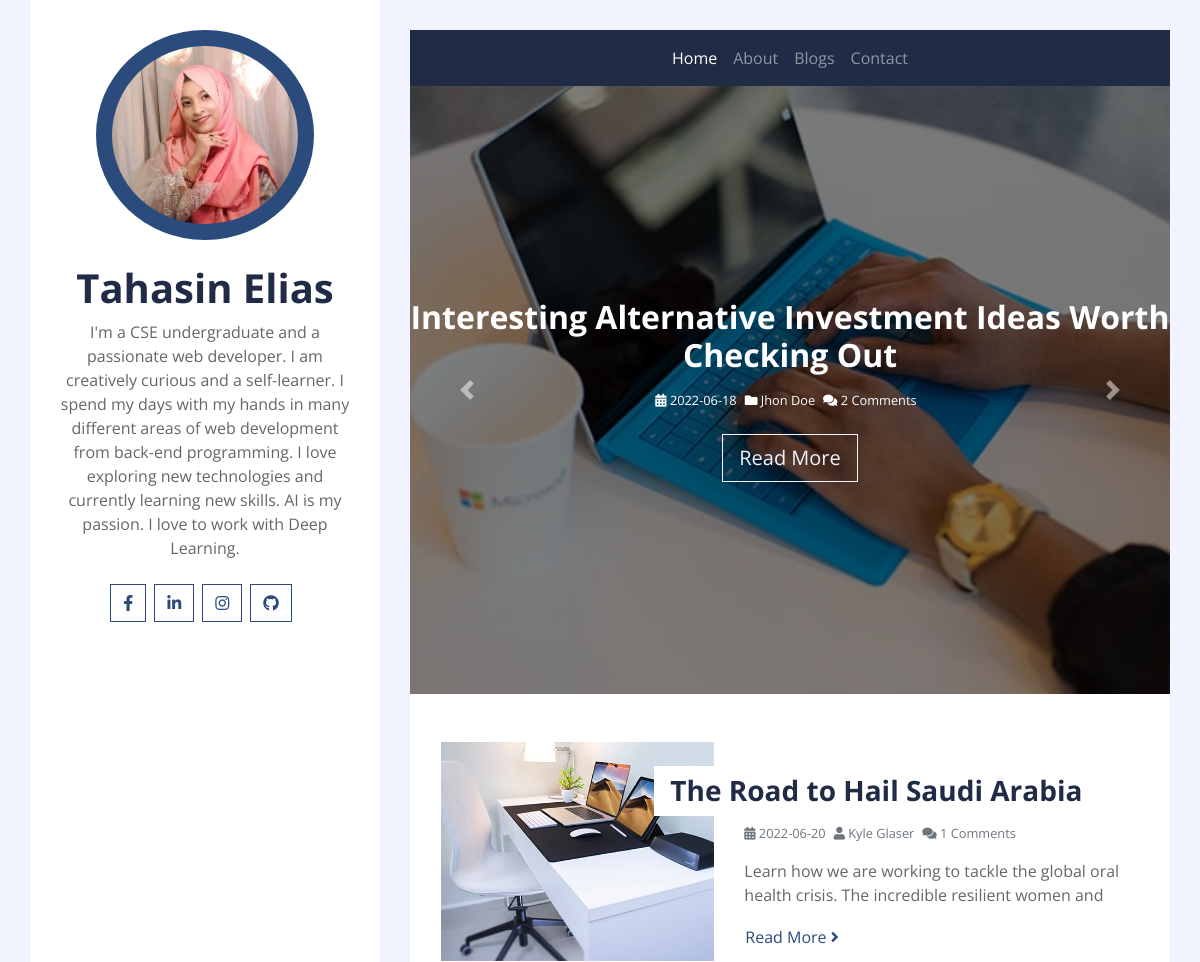
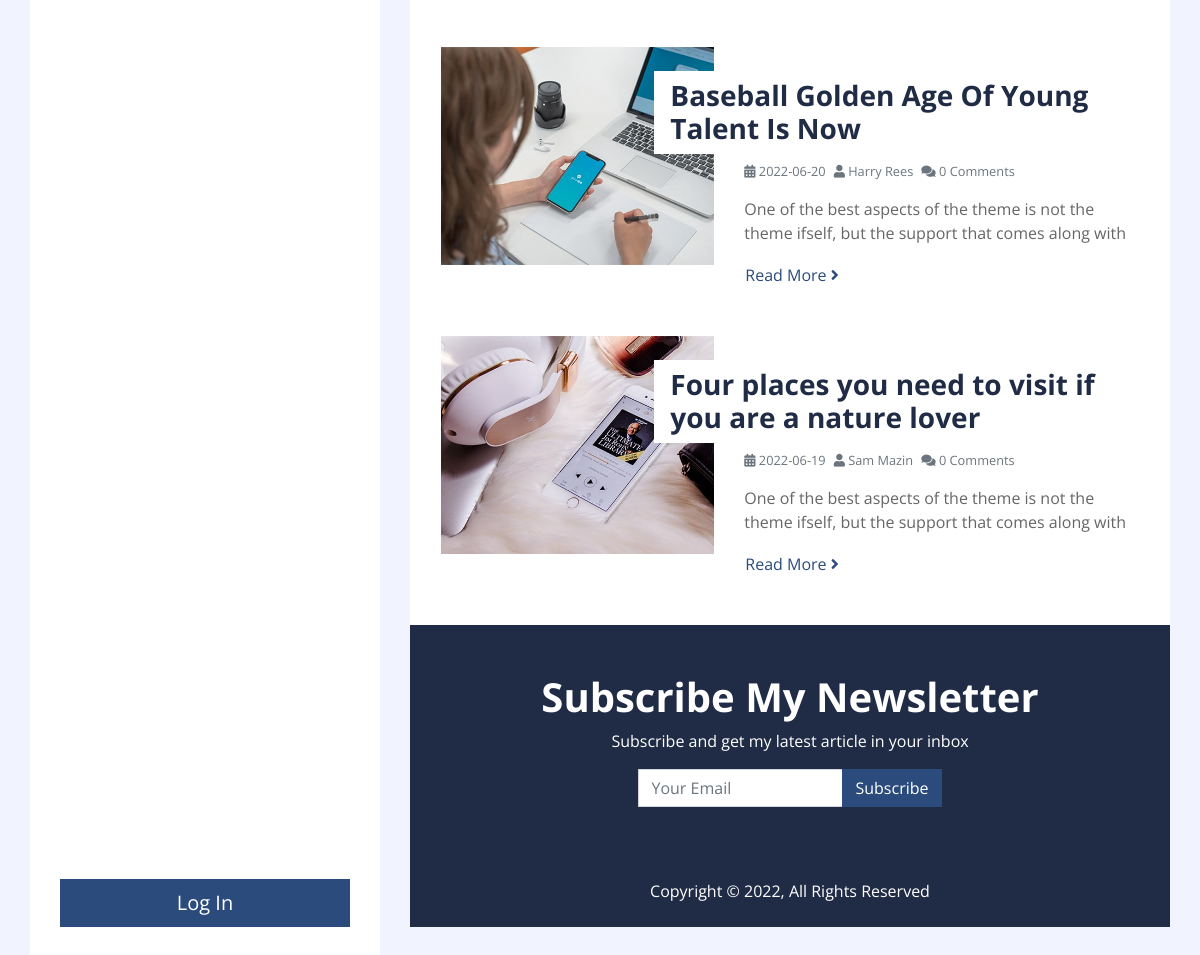
The page / on the database its author committed (2 pictures, top to bottom).
### tables this page shows
CREATE TABLE `blog` (
  `blog_id` int(100) NOT NULL,
  `title` text NOT NULL,
  `author` varchar(100) NOT NULL,
  `content` text NOT NULL,
  `keywords` text NOT NULL,
  `image` text NOT NULL,
  `comments` int(100) NOT NULL,
  `date` date NOT NULL,
  `status` varchar(100) NOT NULL
);

### index.php (the view, shortened to what this page needs)
<?php include "includes/db.php"?>
<!DOCTYPE html>
<html lang="en">
    <head>
        <link href="https://cdnjs.cloudflare.com/ajax/libs/font-awesome/5.10.0/css/all.min.css" rel="stylesheet">
        <link href="css/style.css" rel="stylesheet">
    </head>
    <body>
        <div class="wrapper">
            <div class="sidebar">
                <div class="sidebar-text d-flex flex-column h-100 justify-content-center text-center">
                    <img class="mx-auto d-block w-75 bg-primary img-fluid rounded-circle mb-4 p-3" src="img/dp.png" alt="Image">
                    <h1 class="font-weight-bold">Tahasin Elias</h1>
                    <p class="mb-4">
                        I'm a CSE undergraduate and a passionate web developer. I am creatively curious and a self-learner. I spend my days with my hands in many different areas of web development from back-end programming. I love exploring new technologies and currently learning new skills. AI is my passion. I love to work with Deep Learning.
                    </p>
                    <div class="d-flex justify-content-center mb-5">
                        <a class="btn btn-outline-primary mr-2" target="_blank"  href="https://www.facebook.com/tah.asin.357"><i class="fab fa-facebook-f"></i></a>
                        <a class="btn btn-outline-primary mr-2" target="_blank" href="https://linkedin.com/in/tahasin-mim-63a66b234"><i class="fab fa-linkedin-in"></i></a>
                        <a class="btn btn-outline-primary mr-2" target="_blank"  href="https://www.instagram.com/mimtahasin"><i class="fab fa-instagram"></i></a>
                        <a class="btn btn-outline-primary mr-2" target="_blank"  href="https://github.com/TahasinMim"><i class="fab fa-github"></i></a>
                    </div>
                    <a href="action.php" class="btn btn-lg btn-block btn-primary mt-auto">Log In</a>
                </div>
            </div>
            <div class="content">
                <div class="container p-0">
                <nav class="navbar navbar-expand-lg bg-secondary navbar-dark">
                    <div class="collapse navbar-collapse justify-content-between" id="navbarCollapse">
                        <div class="navbar-nav m-auto">
                            <a href="index.php" class="nav-item nav-link active">Home</a>
                            <a href="about.php" class="nav-item nav-link">About</a>
                            <a href="blog.php" class="nav-item nav-link">Blogs</a>
                            <a href="contact.php" class="nav-item nav-link">Contact</a>
                        </div>
                    </div>
                </nav>
            </div>
                <div class="container p-0">
                    <div id="blog-carousel" class="carousel slide" data-ride="carousel">
                        <div class="carousel-inner">
                            <div class="carousel-item active">
                                <img class="w-100" src="img/blog-1.jpg" alt="Image">
                                <div class="carousel-caption d-flex flex-column align-items-center justify-content-center">
                                    <h2 class="mb-3 text-white font-weight-bold">Interesting Alternative Investment Ideas Worth Checking Out</h2>
                                    <div class="d-flex text-white">
                                        <small class="mr-2"><i class="fa fa-calendar-alt"></i> 2022-06-18</small>
                                        <small class="mr-2"><i class="fa fa-folder"></i> Jhon Doe</small>
                                        <small class="mr-2"><i class="fa fa-comments"></i> 2 Comments</small>
                                    </div>
                                    <a href="single.php?b_id=1" class="btn btn-lg btn-outline-light mt-4">Read More</a>
                                </div>
                            </div>
                        </div>
                        <a class="carousel-control-prev" href="#blog-carousel" data-slide="prev">
                            <span class="carousel-control-prev-icon"></span>
                        </a>
                        <a class="carousel-control-next" href="#blog-carousel" data-slide="next">
                            <span class="carousel-control-next-icon"></span>
                        </a>
                    </div>
                </div>
                <div class="container bg-white pt-5">
                   <?php
                    $query = "SELECT * FROM `blog` WHERE status='published' ORDER BY date DESC LIMIT 3";
                    $all_blogs= mysqli_query($conn,$query);
                    while($row=mysqli_fetch_assoc($all_blogs)){
                        $blog_id=$row['blog_id'];
                        $title=$row['title'];
                        $author=$row['author'];
                        $content_short=substr($row['content'],0,100);
                        $image=$row['image'];
                        $comments=$row['comments'];
                        $date=$row['date'];
                    ?>
                    <div class="row blog-item px-3 pb-5">
                        <div class="col-md-5">
                            <img class="img-fluid mb-4 mb-md-0" src="img/<?php echo $image; ?>" alt="Image">
                        </div>
                        <div class="col-md-7">
                            <h3 class="mt-md-4 px-md-3 mb-2 py-2 bg-white font-weight-bold"><?php echo $title; ?></h3>
                            <div class="d-flex mb-3">
                                <small class="mr-2 text-muted"><i class="fa fa-calendar-alt"></i> <?php echo $date; ?></small>
                                <small class="mr-2 text-muted"><i class="fa fa-user"></i> <?php echo $author; ?></small>
                                <small class="mr-2 text-muted"><i class="fa fa-comments"></i> <?php echo $comments; ?> Comments</small>
                            </div>
                            <p>
                                <?php echo $content_short; ?>
                            </p>
                            <a class="btn btn-link p-0" href="single.php?b_id=<?php echo $blog_id; ?>">Read More <i class="fa fa-angle-right"></i></a>
                        </div>
                    </div>
                    <?php } ?>
                </div>
                <div class="container py-5 px-4 bg-secondary text-center">
                    <h1 class="text-white font-weight-bold">Subscribe My Newsletter</h1>
                    <p class="text-white">Subscribe and get my latest article in your inbox</p>
                    <form class="form-inline justify-content-center">
                        <div class="input-group">
                            <input type="text" class="form-control" placeholder="Your Email">
                            <div class="input-group-append">
                              <button class="btn btn-primary" type="submit">Subscribe</button>
                            </div>
                          </div>
                    </form>
                </div>
                <div class="container py-4 bg-secondary text-center">
                    <p class="m-0 text-white">
                        Copyright &copy; 2022, All Rights Reserved
                    </p>
                </div>
            </div>
        </div>
    </body>
</html>

### rows shown on the page
blog: image (picture), title "The Road to Hail Saudi Arabia", date "2022-06-20", author "Kyle Glaser", comments "1", content "Learn how we are working to tackle the global oral health crisis. The incredible resilient women and"
blog: image (picture), title "Baseball Golden Age Of Young Talent Is Now", date "2022-06-20", author "Harry Rees", comments "0", content "One of the best aspects of the theme is not the theme ifself, but the support that comes along with"
blog: image (picture), title "Four places you need to visit if you are a nature lover", date "2022-06-19", author "Sam Mazin", comments "0", content "One of the best aspects of the theme is not the theme ifself, but the support that comes along with"
